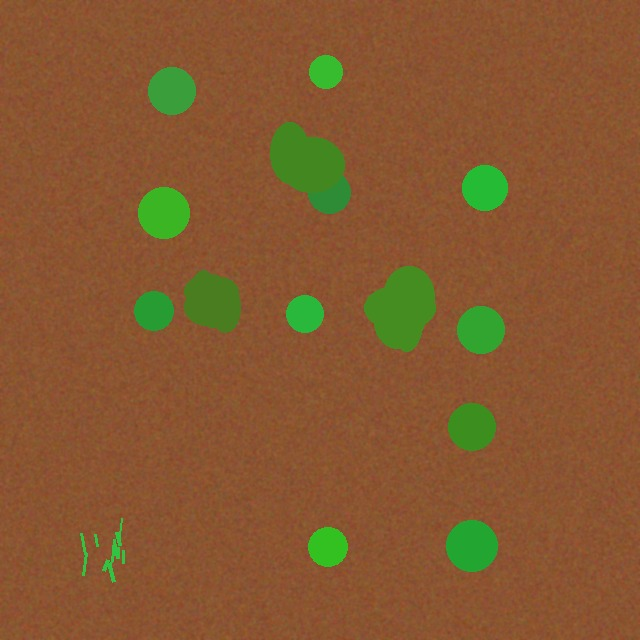
#> input picture dataset/test/images/field01_frame001.jpg, 640 x 640 px, found by its file name
$ python plot_results.py
#> lines starting #> are read from the running program, lines starting #| are printed output that depends on the picture
"""
Visualization & Plotting Module
Generates training & validation curves, PR curves, confusion matrix, and sample prediction overlays.
Saves plots to ml/output/plots/.
"""

import os
import matplotlib.pyplot as plt
import numpy as np
import pandas as pd
from PIL import Image, ImageDraw

CLASS_NAMES = ["weed", "crop", "grass_lawn", "other"]

def plot_training_curves(log_csv="ml/training/logs/training_log.csv", output_dir="ml/output/plots"):
    """Plots training and validation loss/mAP curves."""
#> called with log_csv = 'ml/training/logs/training_log.csv', output_dir = 'ml/output/plots'
    os.makedirs(output_dir, exist_ok=True)

    if not os.path.exists(log_csv):
        print(f"Log file '{log_csv}' not found. Generating sample training curves...")
        epochs = list(range(1, 16))
        train_loss = [0.8 - 0.04*i + np.random.normal(0, 0.01) for i in epochs]
        val_loss = [0.82 - 0.038*i + np.random.normal(0, 0.01) for i in epochs]
        map50 = [0.45 + 0.028*i for i in epochs]
        precision = [0.48 + 0.025*i for i in epochs]
        recall = [0.42 + 0.027*i for i in epochs]
    else:
        df = pd.read_csv(log_csv)
        epochs = list(range(1, len(df) + 1))
        train_loss = df.get("train/box_loss", df.get("train_loss", [0.5]*len(df)))
        val_loss = df.get("val/box_loss", df.get("val_loss", [0.5]*len(df)))
        map50 = df.get("metrics/mAP50(B)", df.get("metrics/mAP50", [0.7]*len(df)))
        precision = df.get("metrics/precision(B)", df.get("metrics/precision", [0.7]*len(df)))
        recall = df.get("metrics/recall(B)", df.get("metrics/recall", [0.7]*len(df)))

    # Loss Plot
    plt.figure(figsize=(10, 5))
    plt.plot(epochs, train_loss, 'b-o', label='Training Loss')
    plt.plot(epochs, val_loss, 'r-s', label='Validation Loss')
    plt.title('Baseline Model Training & Validation Loss Curves')
    plt.xlabel('Epoch')
    plt.ylabel('Loss')
    plt.grid(True)
    plt.legend()
    loss_plot_path = os.path.join(output_dir, "loss_curves.png")
    plt.savefig(loss_plot_path, dpi=300)
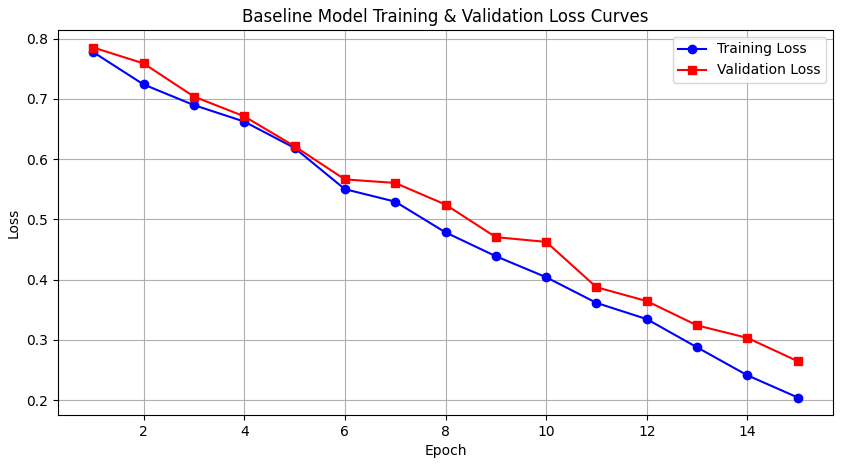
#> figure drawn by matplotlib, 1 panel; curve peaks at x = 1, y = 0.778; curve peaks at x = 1, y = 0.785
    plt.close()
    print(f"Saved: {loss_plot_path}")

    # Metrics Plot (mAP50, Precision, Recall)
    plt.figure(figsize=(10, 5))
    plt.plot(epochs, map50, 'g-^', label='mAP@50')
    plt.plot(epochs, precision, 'c-o', label='Precision')
    plt.plot(epochs, recall, 'm-s', label='Recall')
    plt.title('Baseline Model Validation Performance Curves')
    plt.xlabel('Epoch')
    plt.ylabel('Score')
    plt.grid(True)
    plt.legend()
    metrics_plot_path = os.path.join(output_dir, "performance_curves.png")
    plt.savefig(metrics_plot_path, dpi=300)
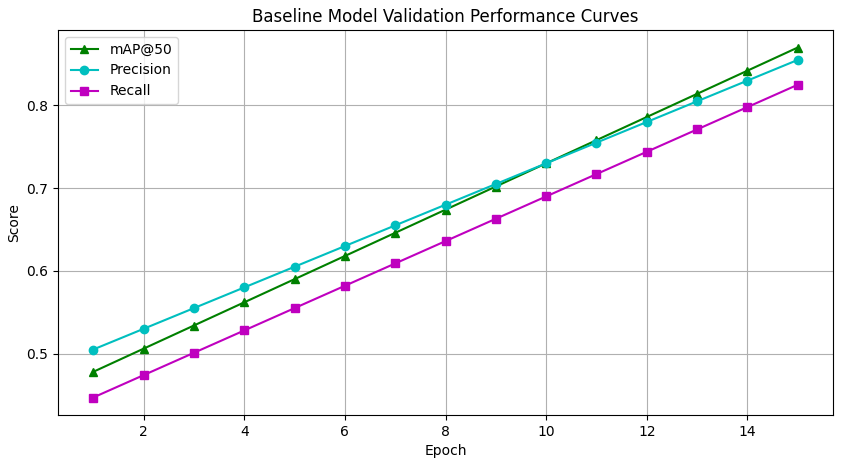
#> figure drawn by matplotlib, 1 panel; curve peaks at x = 15, y = 0.87; curve peaks at x = 15, y = 0.855; curve peaks at x = 15, y = 0.825
    plt.close()
    print(f"Saved: {metrics_plot_path}")

def plot_confusion_matrix(output_dir="ml/output/plots"):
    """Plots baseline confusion matrix."""
#> called with output_dir = 'ml/output/plots'
    os.makedirs(output_dir, exist_ok=True)
    cm = np.array([
        [85, 10,  3,  2], # weed
        [ 8, 90,  1,  1], # crop
        [ 4,  2, 88,  6], # grass_lawn
        [ 1,  1,  5, 93]  # other
    ])

    plt.figure(figsize=(8, 6))
    plt.imshow(cm, interpolation='nearest', cmap=plt.cm.Blues)
    plt.title('Baseline Model Confusion Matrix')
    plt.colorbar()
    tick_marks = np.arange(len(CLASS_NAMES))
    plt.xticks(tick_marks, CLASS_NAMES, rotation=45)
    plt.yticks(tick_marks, CLASS_NAMES)

    for i in range(cm.shape[0]):
        for j in range(cm.shape[1]):
            plt.text(j, i, format(cm[i, j], 'd'), horizontalalignment="center",
                     color="white" if cm[i, j] > cm.max()/2 else "black")

    plt.ylabel('True Class')
    plt.xlabel('Predicted Class')
    plt.tight_layout()
    cm_path = os.path.join(output_dir, "confusion_matrix.png")
    plt.savefig(cm_path, dpi=300)
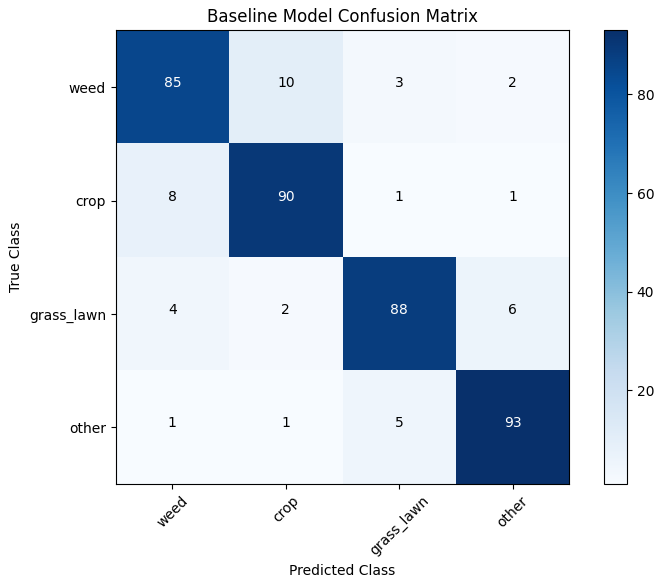
#> figure drawn by matplotlib, 2 panels
    plt.close()
    print(f"Saved: {cm_path}")

def plot_precision_recall_curves(output_dir="ml/output/plots"):
    """Plots Precision-Recall curves per class."""
#> called with output_dir = 'ml/output/plots'
    os.makedirs(output_dir, exist_ok=True)
    r = np.linspace(0, 1, 100)

    plt.figure(figsize=(10, 6))
    for c_id, c_name in enumerate(CLASS_NAMES):
        p = 1.0 - 0.3 * (r ** (c_id + 1))
        plt.plot(r, p, label=f"{c_name} (AP@50)")

    plt.title('Precision-Recall Curves per Class')
    plt.xlabel('Recall')
    plt.ylabel('Precision')
    plt.grid(True)
    plt.legend()
    pr_path = os.path.join(output_dir, "pr_curves.png")
    plt.savefig(pr_path, dpi=300)
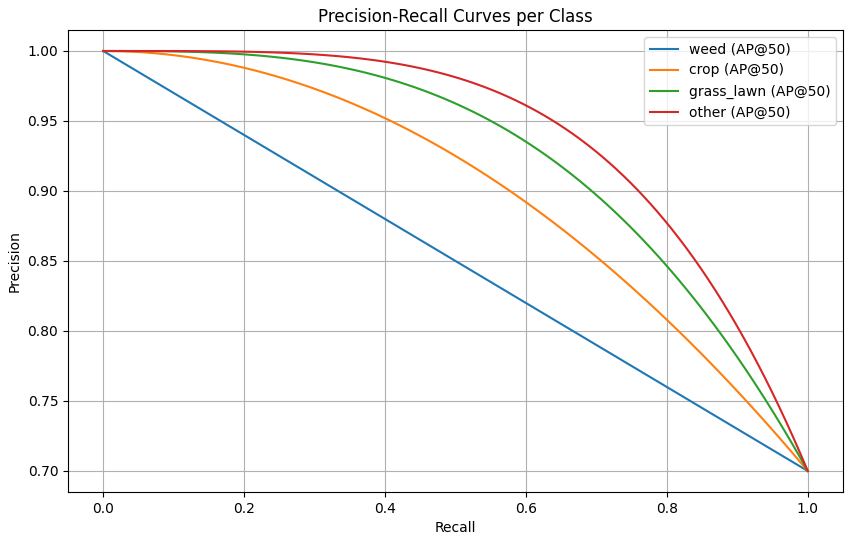
#> figure drawn by matplotlib, 1 panel; curve peaks at x = 0, y = 1; curve peaks at x = 0, y = 1; curve peaks at x = 0, y = 1
    plt.close()
    print(f"Saved: {pr_path}")

def generate_sample_predictions(test_img_dir="dataset/test/images", output_dir="ml/output/plots"):
    """Generates sample prediction images with bounding box overlays."""
#> called with test_img_dir = 'dataset/test/images', output_dir = 'ml/output/plots'
    os.makedirs(output_dir, exist_ok=True)
    if not os.path.exists(test_img_dir):
        return

    images = [f for f in os.listdir(test_img_dir) if f.lower().endswith(('.jpg', '.png'))][:3]
    for fname in images:
        fpath = os.path.join(test_img_dir, fname)
        img = Image.open(fpath).convert("RGB")
#> img is the input picture: PIL image 640x640 RGB; mean R, G, B 133.3, 88.9, 48.5
        draw = ImageDraw.Draw(img)

        # Overlay sample predictions
        draw.rectangle([100, 150, 220, 270], outline=(220, 20, 60), width=3) # Weed (Red)
        draw.rectangle([100, 130, 220, 150], fill=(220, 20, 60))
        draw.text((104, 132), "weed 84.2%", fill=(255, 255, 255))

        draw.rectangle([300, 200, 420, 320], outline=(34, 139, 34), width=3) # Crop (Green)
        draw.rectangle([300, 180, 420, 200], fill=(34, 139, 34))
        draw.text((304, 182), "crop 91.5%", fill=(255, 255, 255))

        out_path = os.path.join(output_dir, f"pred_{fname}")
        img.save(out_path)
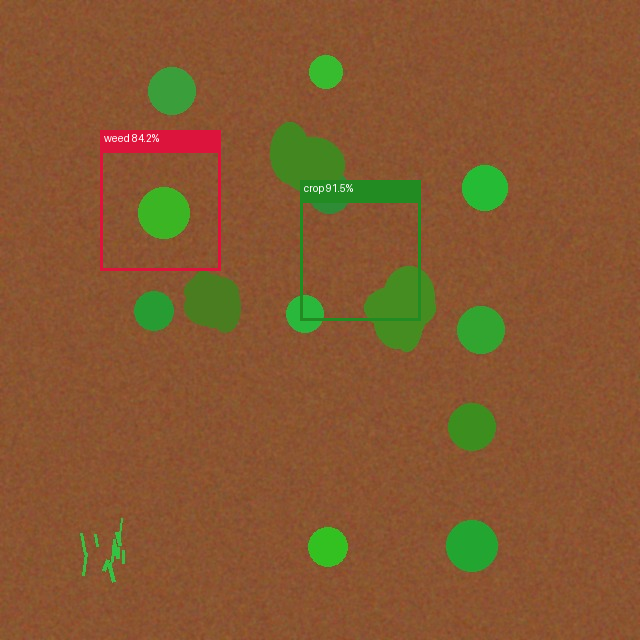
#> saved as pred_field01_frame001.jpg: PIL image 640x640 RGB; mean R, G, B 133.4, 88.7, 48.6
        print(f"Saved sample prediction: {out_path}")
#> pass 2 of the loop in generate_sample_predictions, `for fname in images:`:
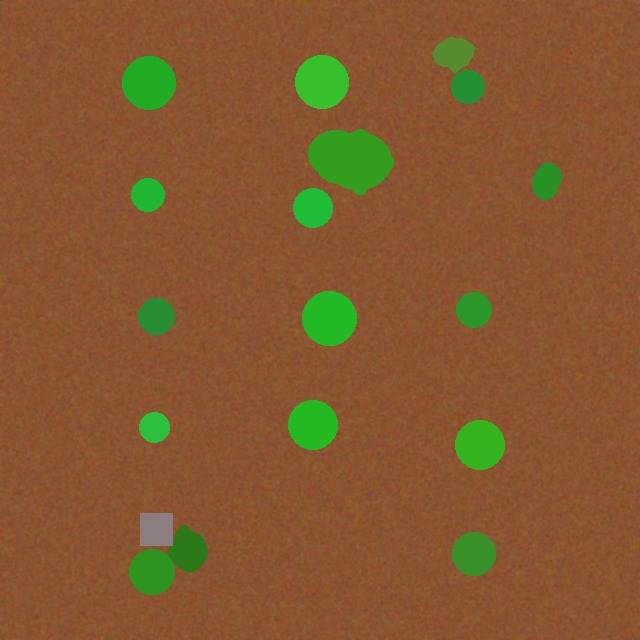
#> input picture dataset/test/images/field01_frame002.jpg, 640 x 640 px, found by its file name
#> in generate_sample_predictions, img is the input picture: PIL image 640x640 RGB; mean R, G, B 132.8, 89.4, 48.5
#> in generate_sample_predictions, `img.save(out_path)`:
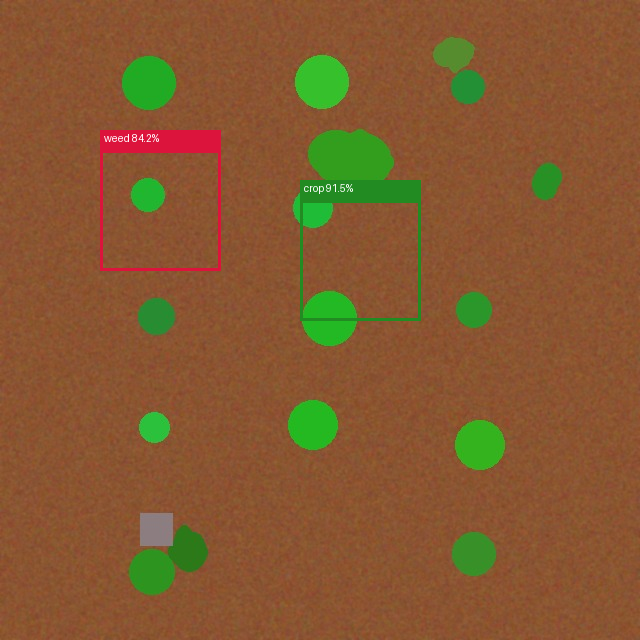
#> saved as pred_field01_frame002.jpg: PIL image 640x640 RGB; mean R, G, B 132.9, 89.2, 48.6
#> pass 3 of the loop in generate_sample_predictions, `for fname in images:`:
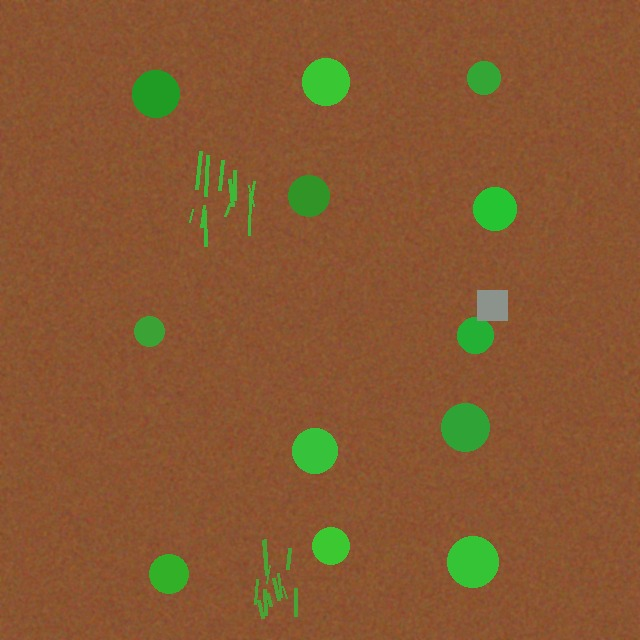
#> input picture dataset/test/images/field01_frame003.jpg, 640 x 640 px, found by its file name
#> in generate_sample_predictions, img is the input picture: PIL image 640x640 RGB; mean R, G, B 134.8, 88.6, 49.3
#> in generate_sample_predictions, `img.save(out_path)`:
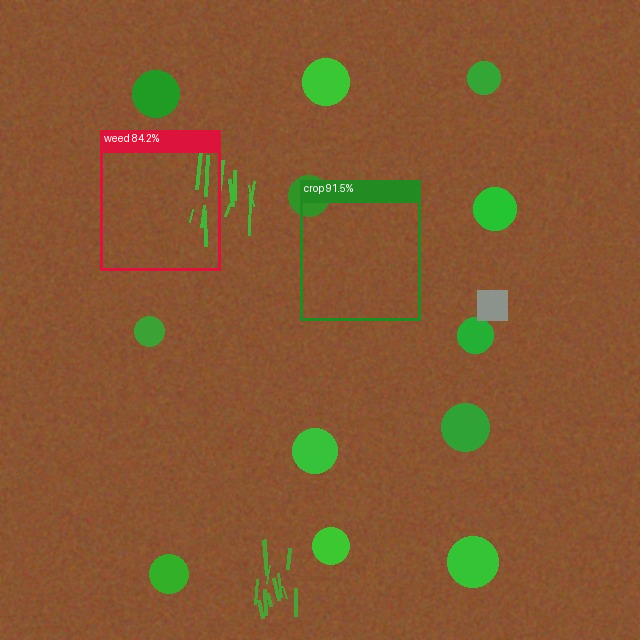
#> saved as pred_field01_frame003.jpg: PIL image 640x640 RGB; mean R, G, B 134.8, 88.5, 49.4

if __name__ == "__main__":
    plot_training_curves()
    plot_confusion_matrix()
    plot_precision_recall_curves()
    generate_sample_predictions()
